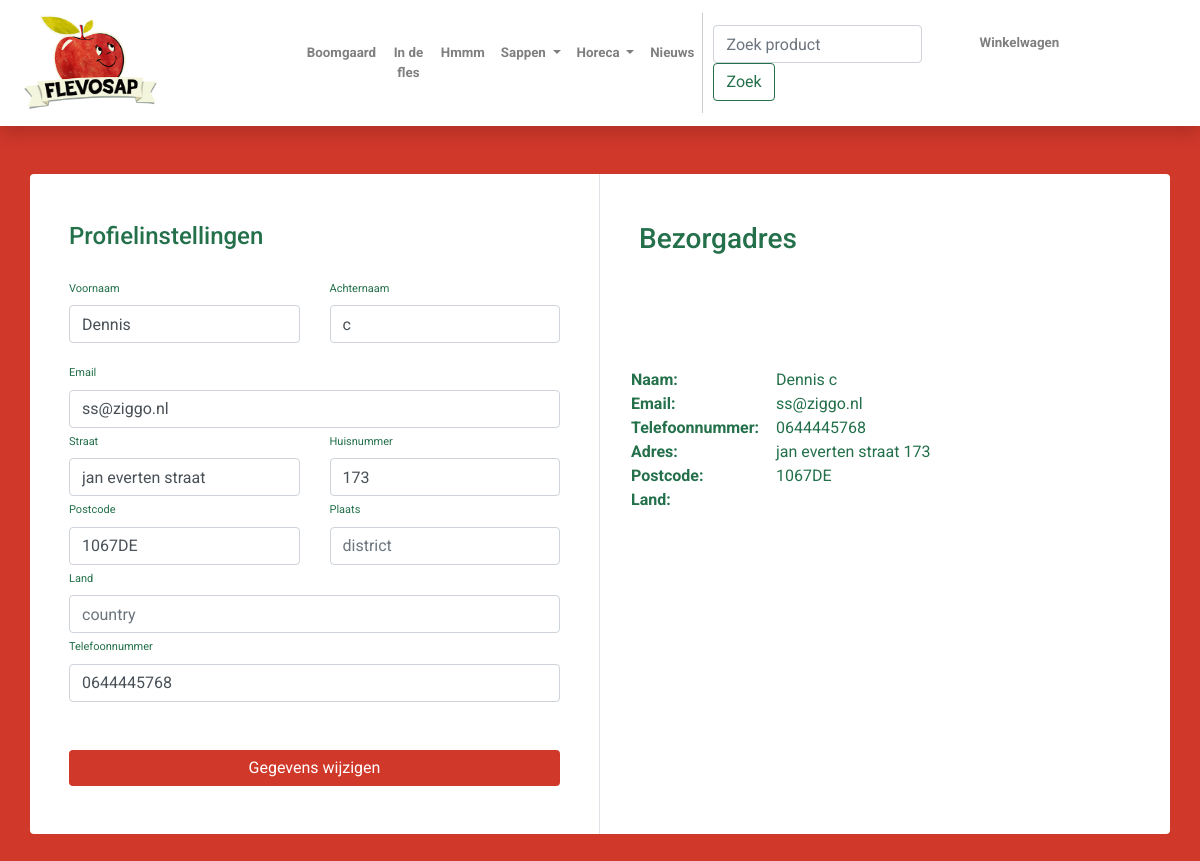
/myaccount.php (signed in), run on the app's committed database.
### tables this page shows
CREATE TABLE `customer` (
  `customerID` int(11) NOT NULL,
  `userid` int(11) NOT NULL,
  `name` varchar(50) NOT NULL,
  `lastname` varchar(50) NOT NULL,
  `phoneNumber` varchar(50) NOT NULL,
  `street` varchar(50) NOT NULL,
  `houseNumber` int(50) NOT NULL,
  `postalCode` varchar(10) NOT NULL,
  `status` tinyint(1) NOT NULL
);

CREATE TABLE `users` (
  `users_id` int(11) NOT NULL,
  `users_uid` tinytext NOT NULL,
  `users_pwd` longtext NOT NULL,
  `users_email` tinytext NOT NULL,
  `emailVerified` tinyint(1) NOT NULL,
  `rol` varchar(10) NOT NULL
);

### classes/profile.classes.php (called while the page is built, shortened)
<?php
include_once "config/dbh.classes.php";
class Account extends Dbh
{
  public function profileDetails()
  {
    $sql = "SELECT * FROM users
    INNER JOIN customer ON users_id = userid
    WHERE users_id = '" . $_SESSION["userid"] . "'";
    $stmt = $this->connect()->query($sql);
    while ($row = $stmt->fetch()) {
      return $row;
    }
  }
}
$account = new Account();

### config/dbh.classes.php (called while the page is built)
<?php
class Dbh
{
    public function connect()
    {
        try {
            $username = "root";
            $password = "";
            $dbh = new PDO('mysql:host=localhost;dbname=p-flevosap', $username, $password);
            return $dbh;
        }
        catch (PDOException $e) {
            print "Error!: " . $e->getMessage() . "<br/>";
            die();
        }
    }
}

### myaccount.php (the view, shortened to what this page needs)
<?php
include "partials/header.php";
include 'classes/profile.classes.php';
include "partials/nav.php";
?>
<!DOCTYPE html>
<html lang="NL">
<head>
    <link rel="stylesheet" href="assets/css/profile.css">
</head>
<body>
    <?php
    $profile = $account->profileDetails();
    if ($profile > 0) {
    ?>
        <div class="container rounded bg-white mt-5 mb-5">
            <div class="row">
                <div class="col-md-6 border-right">
                    <div class="p-4 py-5">
                        <div class="d-flex justify-content-between align-items-center mb-3">
                            <h4 class="text-right">Profielinstellingen</h4>
                        </div>
                        <form action="includes/profilewijzigen.inc.php" method="POST">
                            <div class="row mt-2">
                                <div class="col-md-6"><label class="labels">Voornaam</label><input type="text" name="voornaam" class="form-control" value="<?php print $profile['name']; ?>" placeholder="Voornaam" required></div>
                                <div class="col-md-6"><label class="labels">Achternaam</label><input type="text" name="achternaam" class="form-control" value="<?php print $profile['lastname']; ?>" placeholder="Achternaam" required></div>
                            </div>
                            <div class="row mt-3">
                                <div class="col-md-12"><label class="labels">Email</label><input type="email" name="email" class="form-control" placeholder="Email" value="<?php print $profile['users_email']; ?>" required></div>
                                <div class="col-md-6"><label class="labels">Straat</label><input type="text" name="straat" class="form-control" placeholder="Straat" value="<?php print $profile['street']; ?>" required></div>
                                <div class="col-md-6"><label class="labels">Huisnummer</label><input type="text" name="huisnummer" class="form-control" value="<?php print $profile['houseNumber']; ?>" placeholder="Huisnummer" required></div>
                                <div class="col-md-6"><label class="labels">Postcode</label><input type="text" name="postcode" class="form-control" placeholder="Postcode" value="<?php print $profile['postalCode']; ?>" required></div>
                                <div class="col-md-6"><label class="labels">Plaats</label><input type="text" name="plaats" class="form-control" placeholder="district" value="<?php print $profile['district']; ?>" required></div>
                                <div class="col-md-12"><label class="labels">Land</label><input type="text" name="land" class="form-control" placeholder="country" value="<?php print $profile['country']; ?>" required></div>
                                <div class="col-md-12"><label class="labels">Telefoonnummer</label><input type="text" name="telefoonnummer" class="form-control" placeholder="Telefoonnummer" value="<?php print $profile['phoneNumber']; ?>" required></div>
                            </div>
                            <div class="mt-5 text-center"><input type="submit" name="submit" class="btn btn-primary profile-button" type="button" value="Gegevens wijzigen" style="width:100%"></button></div>
                    </div>
                </div>
                <div class="col-md-4">
                    <div class="p-4 py-5">
                        <div class="justify-content-between align-items-center mb-3">
                            <h3>Bezorgadres</h3>
                        </div>
                    </div>
                    <div class="p-3 py-5">
                        <div class="justify-content-between align-items-center experience">
                            <div class="row">
                                <div class="col-5"><strong>Naam:</strong></div>
                                <div class="col-7"><?php echo $profile['name'] . " " .  $profile['lastname'] ?></div>
                            </div>
                            <div class="row">
                                <div class="col-5"><strong>Email:</strong></div>
                                <div class="col-7"><?php echo $profile['users_email'] ?></div>
                            </div>
                            <div class="row">
                                <div class="col-5"><strong>Telefoonnummer:</strong></div>
                                <div class="col-7"><?php echo $profile['phoneNumber'] ?></div>
                            </div>
                            <div class="row">
                                <div class="col-5"><strong>Adres:</strong></div>
                                <div class="col-7"><?php echo $profile['street'] . " " .  $profile['houseNumber'] ?></div>
                            </div>
                            <div class="row">
                                <div class="col-5"><strong>Postcode:</strong></div>
                                <div class="col-7"><?php echo $profile['postalCode'] . " " .  $profile['district'] ?></div>
                            </div>
                            <div class="row">
                                <div class="col-5"><strong>Land:</strong></div>
                                <div class="col-7"><?php echo $profile['country'] ?></div>
                            </div>
                        </div><br>
                    </div>
                </div>
            </div>
        </div>
</body>
</html>
        <?php
    }
        ?>

### assets/css/styles.css (style rules this page uses)
* { box-sizing: border-box; }
body { font-family: Roboto; }
.container, .container-md, .container-sm { color: #23704A !important; }

### assets/css/profile.css (style rules this page uses)
body { background: rgb(208, 56, 42); }
.profile-button { background: rgb(208, 56, 42); box-shadow: none; border: none }
.labels { font-size: 11px }

### data on the page
customer: voornaam "Dennis", achternaam "c", email "ss@ziggo.nl", straat "jan everten straat", huisnummer "173", postcode "1067DE", telefoonnummer "0644445768", name "Dennis", lastname "c", userid.users_email "ss@ziggo.nl", phoneNumber "0644445768", street "jan everten straat", houseNumber "173", postalCode "1067DE"
